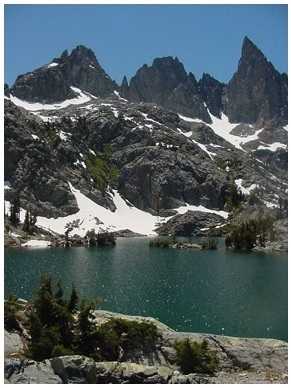
#> input picture data/inputs/lakeside.jpg, 291 x 388 px, found by its file name
$ jupyter execute --allow-errors Project_Team_14.ipynb
#> lines starting #> are read from the running program, lines starting #| are printed output that depends on the picture
NOTE : Our focus is not on the performance of Bilateral Filter by changing the spatial and range variances, but instead how close it is to the original bilateral filter, and how it competes with the traditional approach in speed

[cell 1]
import numpy as np
import cv2
import matplotlib
import matplotlib.pyplot as plt
import math
from math import exp,sqrt
import time
from tqdm import tqdm

[cell 2]
# Generates Gaussian Kernel
def gaussian_Kernel(size, sigma=1, twoDimensional=True):
    if twoDimensional:
        kernel = np.fromfunction(lambda x, y: (1/(2*math.pi*sigma**2)) * math.e ** ((-1*((x-(size-1)/2)**2+(y-(size-1)/2)**2))/(2*sigma**2)), (size, size))
    else:
        kernel = np.fromfunction(lambda x: math.e ** ((-1*(x-(size-1)/2)**2) / (2*sigma**2)), (size,))
    return kernel / np.sum(kernel)


# takes long time to run than the fft apporach , O( hw k^2 ) , k is the kernel size
def applyFilter(img, filter):
  # Padding image
  maxVal = max(filter.shape)
  img3 = np.zeros((img.shape[0] + 2 * maxVal, img.shape[1] + 2 * maxVal))
  img3 = img3.astype('complex')
  img3[maxVal:img3.shape[0] - maxVal, maxVal:img3.shape[1] - maxVal] = img
  filter = filter.astype('complex')
  img2 = img3.copy()
  # Convolution
  for r in range(filter.shape[0], img2.shape[0] - filter.shape[0] + 1):
    for c in range(filter.shape[1], img2.shape[1] - filter.shape[1] + 1):
      img2[r][c] = np.sum(img3[r - int(filter.shape[0] / 2):r - int(filter.shape[0] / 2) + filter.shape[0], c - int(filter.shape[1] / 2):c - int(filter.shape[1] / 2) + filter.shape[1]] * filter)
  # Remove padded region and return image
  return img2[maxVal:img2.shape[0] - maxVal, maxVal:img2.shape[1] - maxVal]


# fft approach , O( hw log( hw ) + k^2 log ( k^2 ) )
def applyfilter_fft ( im , kr) :
    # kernel's fft is scaled to fit image's fft
    m , n = np.shape ( im )
    mk, nk = np.shape ( kr )

    hpad = (m-mk)//2
    wpad = (n-nk)//2

    # print ( "hpad" , hpad , "wpad" , wpad )

    kr = np.pad(kr, ((hpad , (m-mk) - hpad), (wpad , ( n - nk ) - wpad  )), 'constant', constant_values=(0))
    kr = np.fft.fftshift ( kr )
    # kr = np.pad(kr, ((m-mk,  0 ), (0 ,  n - nk  )), 'constant', constant_values=(0))

    appliedF = np.fft.fft2 ( kr  )   *  np.fft.fft2 ( im)

    return  np.fft.ifft2 ( appliedF )

[cell 3]
def nCr(n,r):  # available from python 3.8
    return math.comb ( int(n), int(r) )

def logfactorial(n):
    if n <= 1:
        return 0
    else:
        return (n*(np.log(n)-1)+0.5*np.log(2*np.pi*n))

def max_local_range ( fin  , w ) :

        # Find the range in each kernel setting ( one pixel at centre is considered one setting )
        # Find the maxmium range over all the settings and return it
        # To preserve the monotonicity of the approximator raised cosine, we have to truncate it in one half time time period
        # This interval is represented by [-T, T] on the numberline

        T = -1
        sym = ( w - 1 ) / 2
        m, n = np.shape ( fin )
        template = fin.copy( )
        # scan along row
        for ii in range ( m ):
                L = np.zeros ( n )
                R = L.copy()
                L[ 0 ] , R[n-1] = template[ii,  0 ] , template[ii, n - 1 ]
                for k in range ( 1 , n):
                        if  (k % w) ==  0 :
                                L[k] = template[ii , k]
                                R[(n-1) - k] = template[ii , (n-1) - k ] # index in R corresponds to first element when k is in the last iteration
                        else :
                                L[k] = max ( L[k - 1 ], template[ii, k])
                                R[(n-1) - k ] = max ( R[n - k ], template[ii, (n -1) - k ])
                for k in range ( n):

                        p , q = int(k - sym) , int(k + sym)
                        r = R[p] if p >=  0  else R[-1]
                        l = L[q] if q < n else L[-1]

                        template[ii, k] = max (r,l)


        # scan along column
        for jj in range ( n ):
                L = np.zeros ( m )
                R = L.copy ( )
                L[ 0 ] , R[m-1] = template[ 0 , jj] ,  template[m - 1 , jj]
                for k in range ( 1 , m):
                        if  (k  % w) ==  0 :
                                L[k] = template[k, jj]
                                R[(m-1) - k ] = template[(m-1) - k , jj]
                        else :
                                L[k] = max ( L[k - 1 ], template[k, jj])
                                R[(m-1)-k ] = max ( R[m - k ], template[(m -1)-k, jj])

                for k in range ( m):
                        p , q = int(k - sym) , int ( k + sym)
                        r = R[p] if p >=  0  else R[-1]
                        l = L[q] if q < m else L[-1]

                        if k < m:
                                temp = max (r,l) - fin[k, jj]
                                T = max (T, temp)

        return int ( T )

[cell 4]
def Bilateral (f0,sigmas,sigmar,w,tol, single_output = True ):
    # f0 is the input image
    # sigmas is the standard deviation of the spatial Gaussian
    # sigmar is the standard deviation of the range Gaussian
    # w is the window size
    # tol is the tolerance for the stopping criteria
    # f is the output image
    # t is the time taken for the algorithm to run

    # Get image size
    m,n  = np.shape ( f0)

    if ( w > m or w > n ):
        print ( "Kernel Size is greater than Image")
        return ( None , None , None , None )


    # filt = cv2.getGaussianKernel((w,w), sigmas) # alternate application
    filt = gaussian_Kernel(w,sigmas, twoDimensional= True ) # own implementation O (k^2)

    T = max_local_range(f0,w)
    # print ( "T = " , T )
    N = np.ceil(0.405*((T/sigmar)**2)).astype ( float)
    # print("N = " , N , end = "")

    gamma = 1/(sqrt(N)*sigmar)
    twoN = math.pow(2,N)
    # print(",  2^N = ", twoN)

    N = int ( N )
    if (tol==0):
        M=0
    else:
        if(sigmar>40):
             M = 0
        elif (sigmar > 10):
             sumCoeffs = 0
             for k in range(0,(N+3)//2):
                sumCoeffs +=  nCr(N,k)/twoN
                if (sumCoeffs > (tol/2)):
                    M = k
                    break
        else:
            M = np.ceil(0.5*(N - sqrt(4*N*np.log(2/tol))))

    # Initialize output image
    f = np.zeros((m,n))
    fnum = np.zeros((m,n))
    fdenom = np.zeros((m,n))
    # ii = sqrt(-1)
    ii = 1j

    M = int(M)
    if(N<50):
        for k in range(M,1+N-M):
            omegak = (2*k - N)*gamma
            bk = nCr(N,k) / twoN
            H  = np.exp(-ii*omegak*f0)
            G  = np.conj(H)

            F  = G*f0
            barF = applyfilter_fft(F,filt)
            barG = applyfilter_fft(G,filt)


            fnum =  fnum + bk * H * barF
            fdenom  = fdenom + bk * H * barG

    else:
        for k in range(N,1+N-M):
            omegak = (2*k - N)*gamma
            # use Sterling's approximation
            bk = math.exp(logfactorial(N) - logfactorial(k)- logfactorial(N-k) - N*np.log(2))
            H  = math.exp(-ii*omegak*f0)
            G  = np.conj(H)
            F  = G*f0
            barF  = applyfilter_fft(F,filt)
            barG  = applyfilter_fft(G, filt)
            fnum =  fnum + bk * H * barF
            fdenom  = fdenom + bk * H * barG


    idx1 = np.argwhere( fdenom < 1e-3)
    idx2 = np.argwhere( fdenom > 1e-3)
    p = idx1.shape[0]

    for i in range(0,p):
        f[idx1[i,0],idx1[i,1]] = f0[idx1[i,0],idx1[i,1]]

    q = idx2.shape[0]
    for i in range(0,q):
        f[idx2[i,0],idx2[i,1]] = np.real(fnum[idx2[i,0],idx2[i,1]]/fdenom[idx2[i,0],idx2[i,1]])

    if ( single_output == True )  :
        return f.astype ( int )


    return f,T,N,M

Change the parameters in the following snippet to alter the bilateral filter inputs

[cell 5]
# setting the parameters for bilateral filter

sigmas = 5 # spatial standard deviation
sigmar = 35 # range standard deviation
tol = 0.1 # tolerance

# Set window for spatial Gaussian
w = 37
w += (1+w)%2 # to prevent even by accident


#> (the rest of this cell did not finish here and is left out)

The variance of the spatial gaussian is same in both the middle and the right images but range kernel is present only in the middle one.

Let us see the application of this bilarteral filter on a color image, which is acheived by applying bilateral filter on each of the color channels seperately and merging them back together.

[cell 6]
# Read image
cimg = cv2.cvtColor ( cv2.imread('./lakeside.jpg') , cv2.COLOR_BGR2RGB )

# split the image into its channels
r,g,b = cv2.split(cimg)
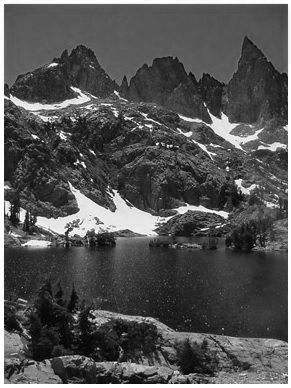
#> r: shape (388, 291); min 0, max 255, mean 83.1
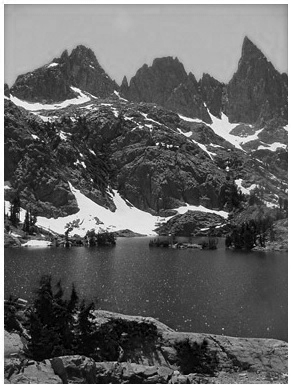
#> b: shape (388, 291); min 0, max 255, mean 99.6

# split channel wise and call the  bilateral filter on each channel
b_bi = Bilateral (b ,sigmas, sigmar, w, tol).astype ( int )
#> after the loop in max_local_range, `for ii in range ( m ):`:
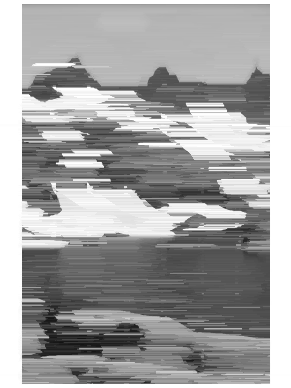
#> template: shape (388, 291); min 19, max 255, mean 163.2
#> in Bilateral, `T = max_local_range(f0,w)`: T = 255
#> in Bilateral, `N = np.ceil(0.405*((T/sigmar)**2)).astype ( float)`: N = 22
#> in Bilateral, `gamma = 1/(sqrt(N)*sigmar)`: gamma = 0.00609
#> in Bilateral, `twoN = math.pow(2,N)`: twoN = 4194304
#> the loop in Bilateral, `for k in range(0,(N+3)//2):` made 8 passes
#> sumCoeffs on passes 1 to 8: 2.38e-07, 5.48e-06, 6.06e-05, 0.000428, 0.00217, 0.00845, 0.0262, 0.0669
#> after the loop in Bilateral, `for k in range(0,(N+3)//2):`: sumCoeffs = 0.0669
#> the loop in Bilateral, `for k in range(M,1+N-M):` made 9 passes
#> (omegak, bk) on passes 1 to 9: (-0.0487, 0.0407), (-0.0365, 0.0762), (-0.0244, 0.119), (-0.0122, 0.154), (0, 0.168), (0.0122, 0.154), (0.0244, 0.119), (0.0365, 0.0762), (0.0487, 0.0407)
#> pass 1, in applyfilter_fft, `kr = np.pad(kr, ((hpad , (m-mk) - hpad), (wpad , ( n - nk ) - wpad  ))..`:
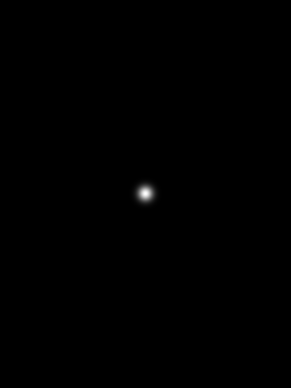
#> kr: shape (388, 291) float64; min 0, max 0.00637, mean 8.86e-06; drawn with min black and max white
#> in Bilateral, `idx1 = np.argwhere( fdenom < 1e-3)`: idx1 = empty array
#> in Bilateral, `idx2 = np.argwhere( fdenom > 1e-3)`: idx2 = 112908 pairs, first value 0 to 387, second value 0 to 290
#> after the loop in Bilateral, `for i in range(0,p):`: f: shape (388, 291) float64; every value is 0
g_bi = Bilateral (g ,sigmas, sigmar, w, tol).astype ( int )
#> call 2 of Bilateral, with sigmas = 5, sigmar = 35, w = 37, tol = 0.1, single_output = True
#> call 2 of max_local_range, with w = 37
#> after the loop in max_local_range (call 2), `for ii in range ( m ):`:
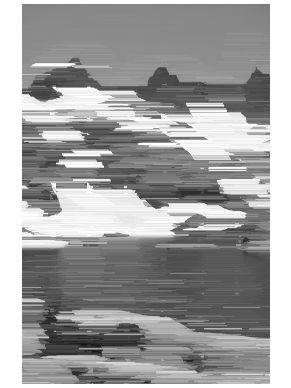
#> template: shape (388, 291); min 24, max 255, mean 159.7
#> in Bilateral (call 2), `T = max_local_range(f0,w)`: T = 254
#> the loop in Bilateral (call 2), `for k in range(0,(N+3)//2):` made 8 passes
#> after the loop in Bilateral (call 2), `for k in range(0,(N+3)//2):`: sumCoeffs = 0.0669
#> the loop in Bilateral (call 2), `for k in range(M,1+N-M):` made 9 passes
#> after the loop in Bilateral (call 2), `for i in range(0,q):`:
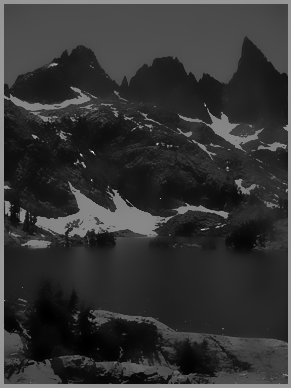
#> f: shape (388, 291) float64; min 13.92, max 415.4, mean 95.2; drawn with min black and max white
r_bi = Bilateral (r ,sigmas, sigmar, w, tol).astype ( int )
#> call 3 of Bilateral, with sigmas = 5, sigmar = 35, w = 37, tol = 0.1, single_output = True
#> call 3 of max_local_range, with w = 37
#> after the loop in max_local_range (call 3), `for ii in range ( m ):`:
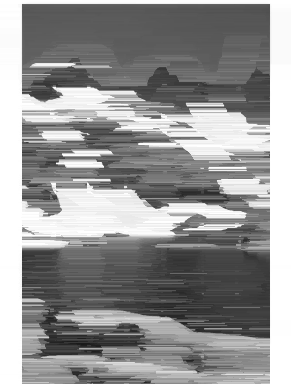
#> template: shape (388, 291); min 24, max 255, mean 149
#> in Bilateral (call 3), `T = max_local_range(f0,w)`: T = 255
#> the loop in Bilateral (call 3), `for k in range(0,(N+3)//2):` made 8 passes
#> after the loop in Bilateral (call 3), `for k in range(0,(N+3)//2):`: sumCoeffs = 0.0669
#> the loop in Bilateral (call 3), `for k in range(M,1+N-M):` made 9 passes
#> after the loop in Bilateral (call 3), `for i in range(0,q):`:
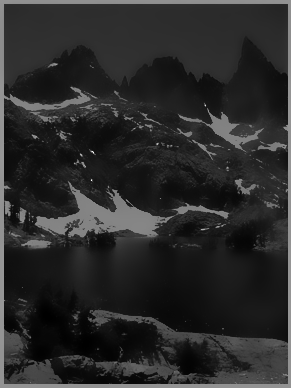
#> f: shape (388, 291) float64; min 13.05, max 428.6, mean 82.4; drawn with min black and max white


# merge the channels back together
cimg_bi = cv2.merge((r_bi,g_bi,b_bi)).astype ( int )

plt.figure (figsize=(16,8))
plt.subplot(121) ; plt.imshow(cimg,'gray') ; plt.title("input image to bilateral filter")
plt.subplot(122) ; plt.imshow(cimg_bi,'gray') ; plt.title("output") ;plt.show ( )
#> after `plt.subplot(122)`:
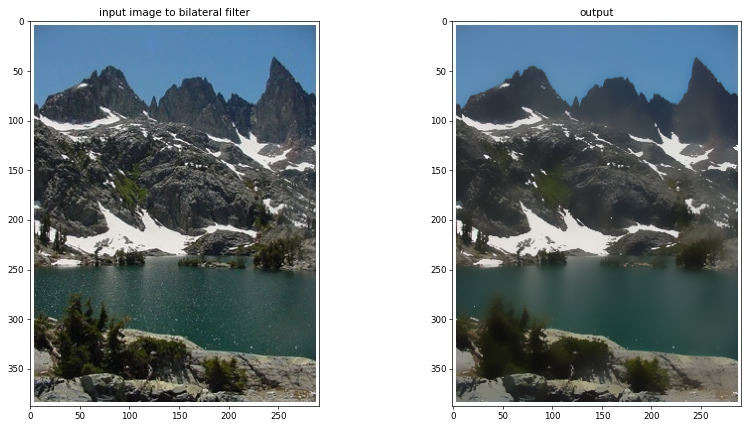
#> figure drawn by matplotlib, 2 panels

Let's see the time-performance of the bilateral filter with changing kernel size

[cell 7]
#convenience to plot

def plot_images ( arr , dim  ) :
        for i in range ( len ( arr ) ) :
                plt.subplot ( dim , np.ceil ( len(arr)/dim  ).astype ( int ) , i+1 )
                plt.imshow ( arr[i] , cmap = "gray" )
                plt.axis ( "off" )

def put_titles  ( arr , dim ) :
        for i in range ( len ( arr ) ) :
                plt.subplot ( dim , np.ceil ( len(arr)/dim  ).astype ( int ) , i+1 )
                plt.title ( arr[i] )

[cell 8]
img_s = cv2.imread('./lakeside.jpg' , 0)
#> img_s: shape (388, 291); min 0, max 255, mean 92.5
# print ( "image dimensions = " , img_s.shape )

sigmas , sigmar , tol = 5 , 30 , 0.01  # setting the parameters for bilateral filter

kernel_size = [5 , 7 , 9, 21, 35, 49 , 63 , 84 , 101 ] # entries must be odd
timetaken = []
filtered_images = { }
n_itr = len ( kernel_size) # less than the kernel_size
for itr in tqdm(range (n_itr)) :
        s1 = time.time()
        # apply bilateral filter on the noisy image to smoothen it and reduce noise
        filtered_images[itr] =  Bilateral (img_s ,sigmas, sigmar, kernel_size[itr] , tol).astype ( int )

        e1 = time.time()
        timetaken.append ( e1 - s1 )


plt.ylabel ( "Time taken in seconds")
plt.xlabel ( "Kernel size")

plt.plot ( kernel_size[0:n_itr] , timetaken [0:n_itr], 'r' )
plt.scatter ( kernel_size[0:n_itr] , timetaken [0:n_itr], color = 'b' , marker = 'x' )
plt.ylim ( [0 , 2*np.max ( timetaken )] )
plt.suptitle ( "Performance of the Bilateral filter on lakeside.jpg image")
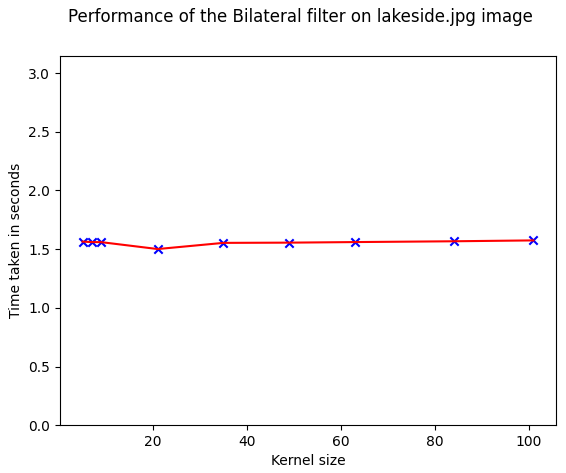
#> figure drawn by matplotlib, 1 panel
